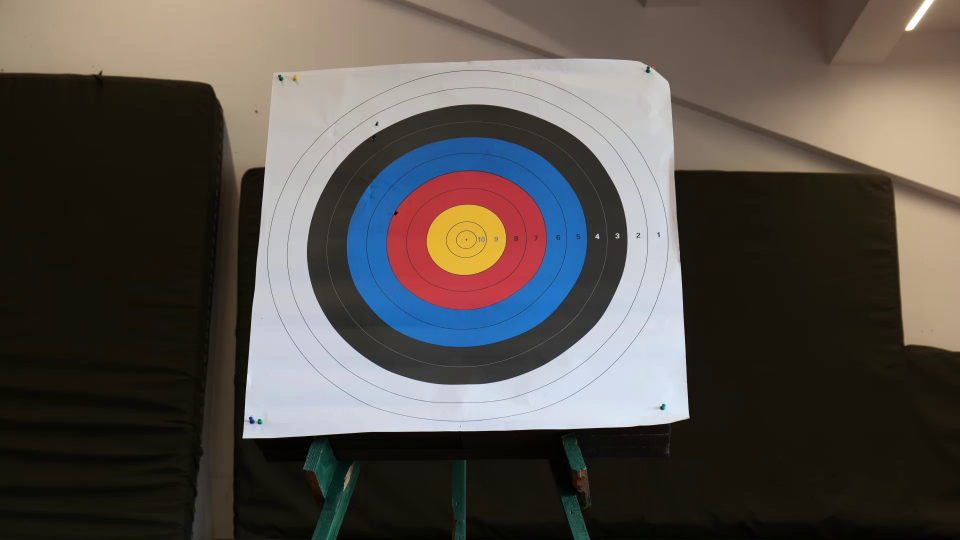
#> input picture eg.jpg, 1920 x 1080 px (shown at 1/2 size)
$ python get_model_point.py
#> lines starting #> are read from the running program, lines starting #| are printed output that depends on the picture
"""
本文件目的：获取拍摄的靶子图片的四个点和中心靶点
"""
import cv2
import sys
import csv

# [73 lines left out: function mouse, not called in this run]

img = cv2.imread("eg.jpg")  # 此处需换成大于img_w * img_h的图片
#> img is the input picture: shape (1080, 1920, 3); mean B, G, R 74.3, 79.6, 85.2
cv2.namedWindow('img')
img_h, img_w = img.shape[0:2]  # 原图宽高
#> img_h = 1080; img_w = 1920
show_h, show_w = 600, 800  # 显示图片宽高
horizontal, vertical = 0, 0  # 原图是否超出显示图片
dx, dy = 0, 0  # 显示图片相对于原图的坐标
scroll_w = 16  # 滚动条宽度
sx, sy = 0, 0  # 滚动块相对于滚动条的坐标
flag, flag_hor, flag_ver = 0, 0, 0  # 鼠标操作类型，鼠标是否在水平滚动条上，鼠标是否在垂直滚动条上
x1, y1, x2, y2, x3, y3 = 0, 0, 0, 0, 0, 0  # 中间变量
win_w, win_h = show_w + scroll_w, show_h + scroll_w  # 窗口宽高
scroll_har, scroll_var = win_w * show_w / img_w, win_h * show_h / img_h  # 滚动条水平垂直长度
#> scroll_har = 340; scroll_var = 342.2
wheel_step, zoom = 0.05, 1  # 缩放系数， 缩放值
zoom_w, zoom_h = img_w, img_h  # 缩放图宽高
#> zoom_w = 1920; zoom_h = 1080
f1, f2 = (img_w - show_w) / (win_w - scroll_har), (img_h - show_h) / (win_h - scroll_var)  # 原图可移动部分占滚动条可移动部分的比例
#> f1 = 2.35; f2 = 1.75
CoordinateX = []  # 选中点的X坐标集合
CoordinateY = []  # 选中点的Y坐标集合
if img_h <= show_h and img_w <= show_w:
    cv2.imshow("img", img)
    cv2.destroyAllWindows()
    print("1")
    sys.exit(0)
else:
    if img_w > show_w:
        horizontal = 1
    if img_h > show_h:
        vertical = 1
    i = img[dy:dy + show_h, dx:dx + show_w]
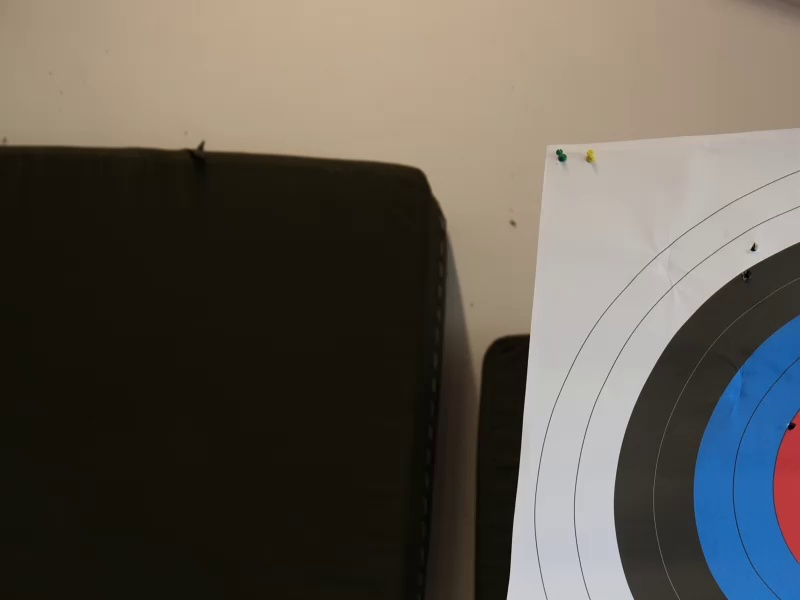
#> i: shape (600, 800, 3); mean B, G, R 80, 88.6, 94.3
    dst = i.copy()

cv2.resizeWindow("img", win_w, win_h)
cv2.setMouseCallback('img', mouse)

cv2.waitKey()
cv2.destroyAllWindows()

print(CoordinateX)
print(CoordinateY)
print("如需将采样点写入txt请输入1，如果需要打印四个点的坐标请输入0,如果需要打印圆点坐标请输入2")
#> (the run stopped early here; a loop or call above may not have finished)

$ run again, with 1.jpg copied over eg.jpg
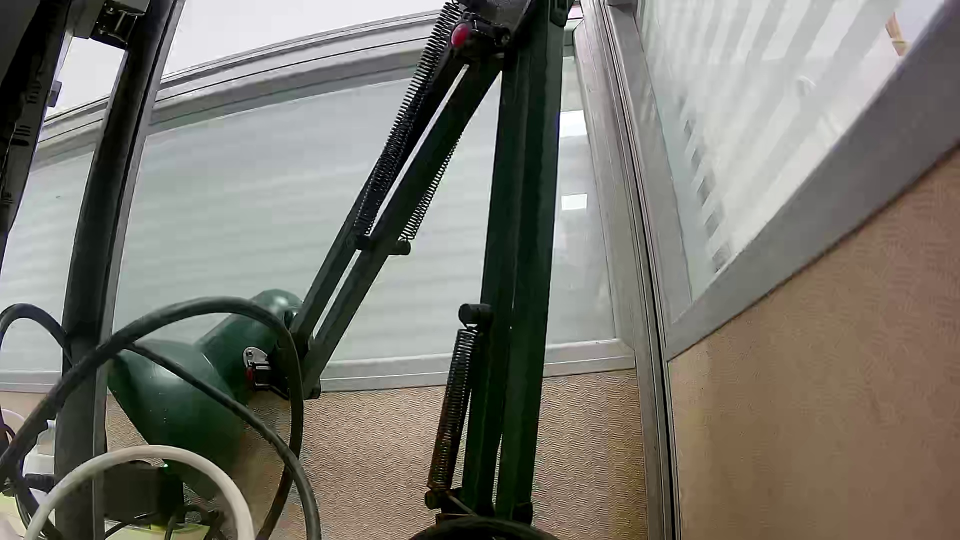
#> input picture 1.jpg, 1920 x 1080 px (shown at 1/2 size)
#> img is the input picture: shape (1080, 1920, 3); mean B, G, R 108.3, 116.7, 118.7
#> `i = img[dy:dy + show_h, dx:dx + show_w]`:
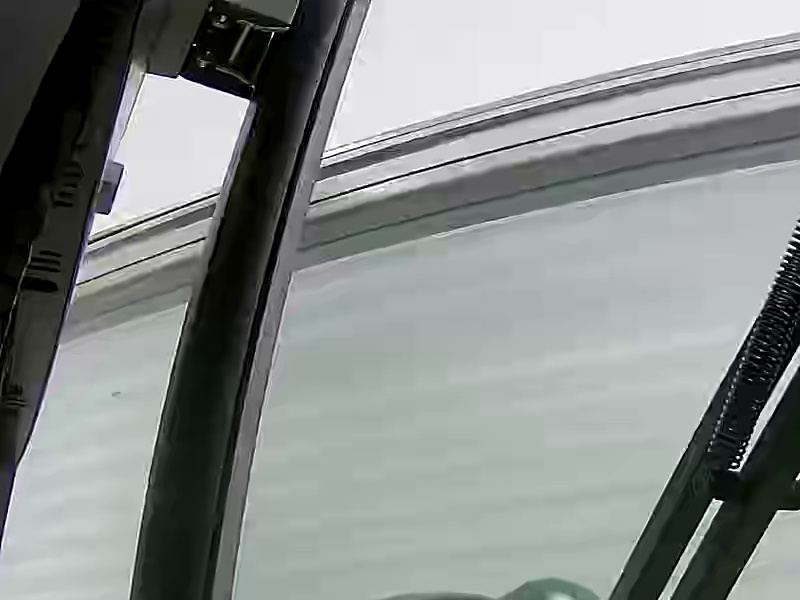
#> i: shape (600, 800, 3); mean B, G, R 138.4, 139.2, 135
